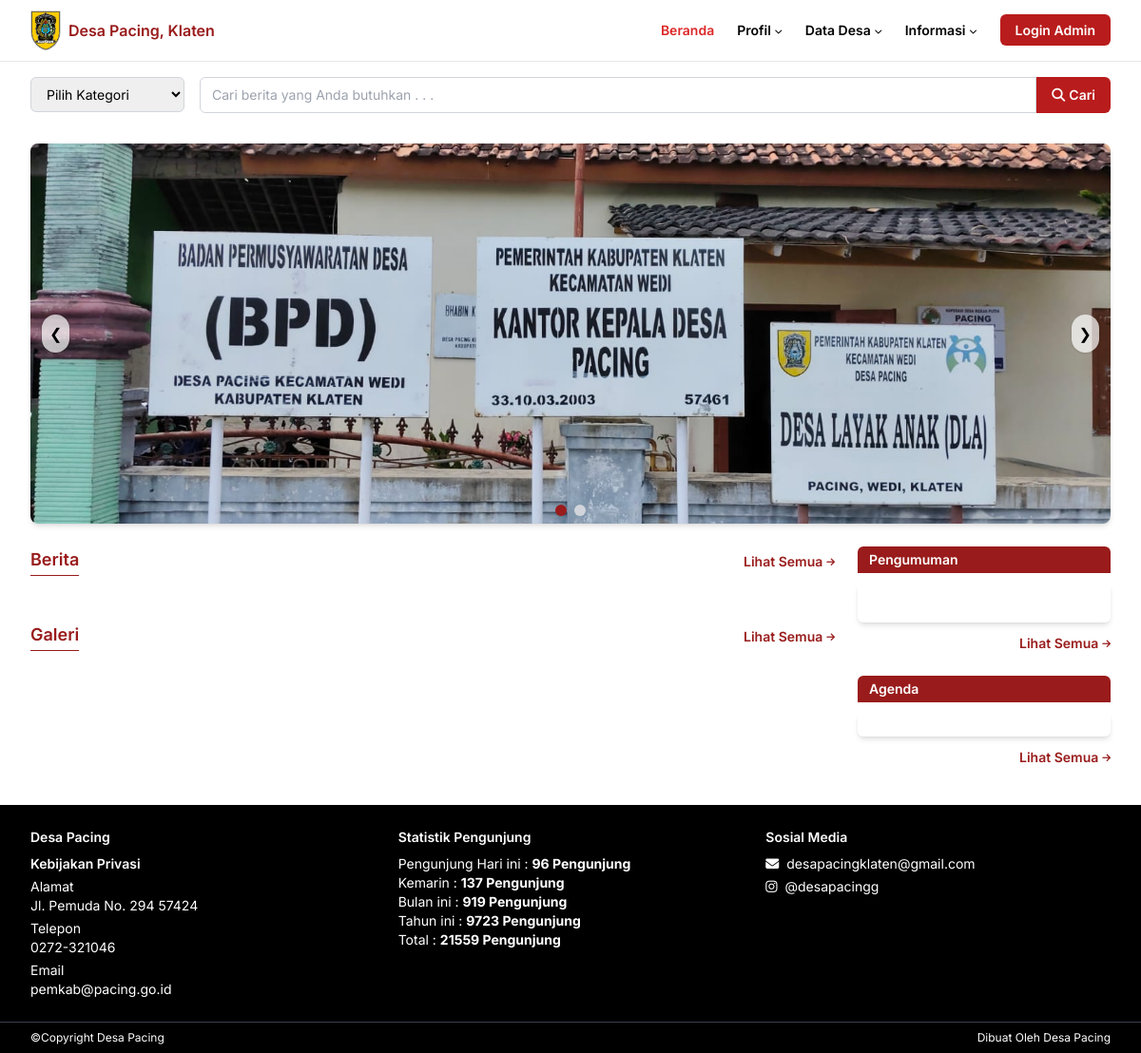
/, run on an earlier commit of the app's database.
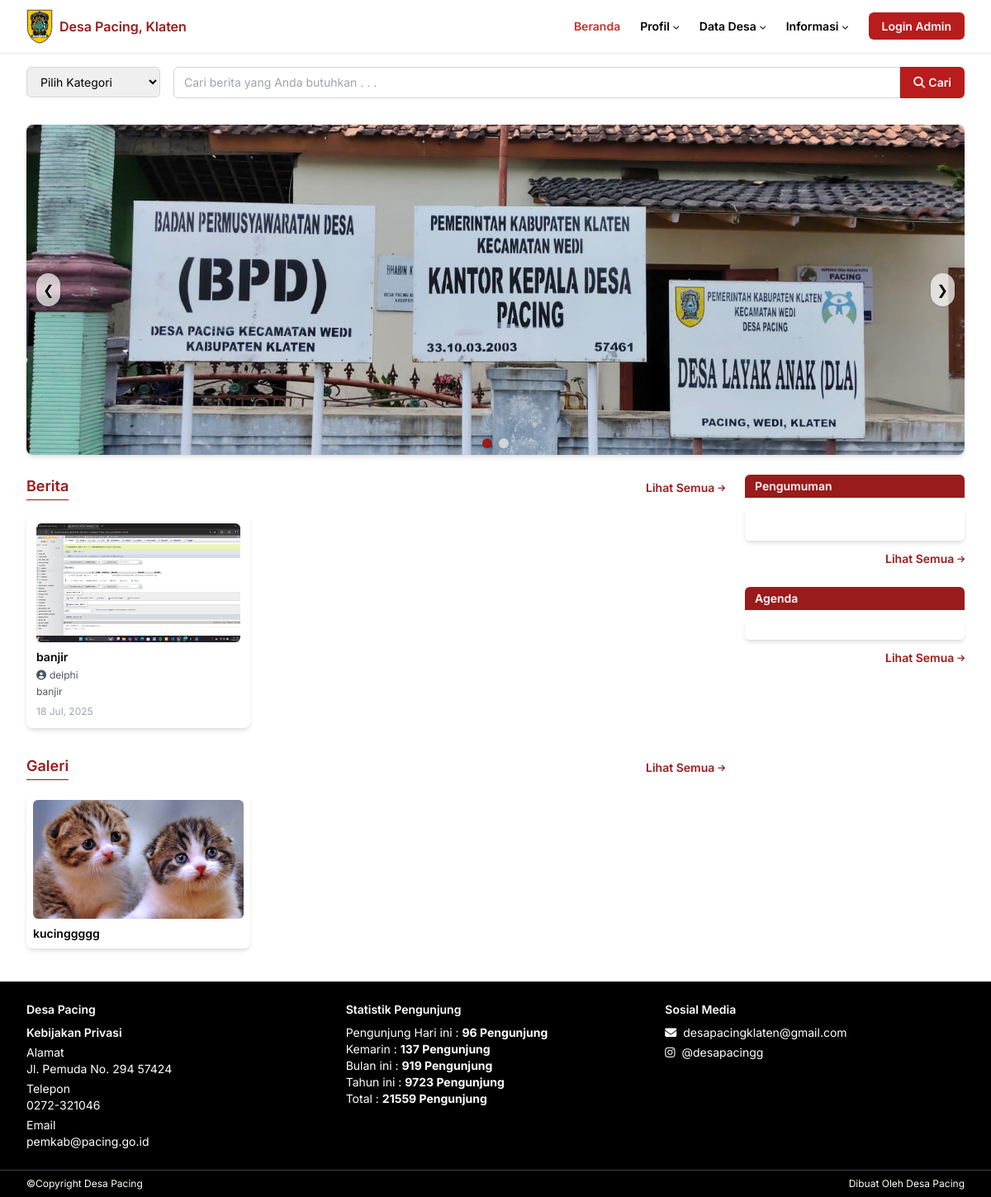
And on a later commit of the database.
### tables this page shows
CREATE TABLE `berita` (
  `id` int(11) NOT NULL,
  `judul` varchar(255) NOT NULL,
  `deskripsi` text NOT NULL,
  `gambar` varchar(255) DEFAULT NULL,
  `tanggal` datetime DEFAULT current_timestamp(),
  `penulis` varchar(100) DEFAULT 'Admin'
);

CREATE TABLE `galeri` (
  `id_galeri` int(11) NOT NULL,
  `judul` varchar(255) NOT NULL,
  `deskripsi` text NOT NULL,
  `gambar` varchar(255) DEFAULT NULL,
  `tanggal` datetime NOT NULL DEFAULT current_timestamp()
);

### index.php (the view, shortened to what the changed rows need)
<?php
include 'php/db.php';
$result = $konek->query("SELECT * FROM galeri ORDER BY tanggal DESC LIMIT 9");
$result2 = $konek->query("SELECT * FROM berita ORDER BY tanggal DESC LIMIT 9");
?>
<html class="scroll-smooth" lang="id">
  <head>
    <script src="https://cdn.tailwindcss.com"></script>
    <link
      href="https://cdnjs.cloudflare.com/ajax/libs/font-awesome/5.15.3/css/all.min.css"
      rel="stylesheet"
    />
    <link href="css/style.css" rel="stylesheet" />
  </head>
  <body class="bg-white text-black">
    <main
      class="max-w-[1280px] mx-auto px-4 sm:px-6 lg:px-8 mt-6 grid grid-cols-1 lg:grid-cols-4 gap-6"
    >
      <section class="lg:col-span-3 space-y-8">
        <section aria-labelledby="berita-title" class="space-y-4">
          <div class="flex justify-between items-center mb-2">
            <h2
              class="text-red-800 font-semibold text-base sm:text-lg border-b border-red-800 pb-0.5"
              id="berita-title"
            >
              Berita
            </h2>
          </div>
          <div class="grid grid-cols-1 sm:grid-cols-2 lg:grid-cols-3 gap-4">
            <?php while ($row = $result2->fetch_assoc()): ?>
              <a href="detail_berita.php?id=<?php echo $row['id']; ?>" class="block hover:shadow-lg transition">
                <article
                  aria-label="Berita 1"
                  class="bg-white rounded-lg shadow-md p-3 flex flex-col"
                >
                  <img
                    alt="<?php echo htmlspecialchars($row['judul']); ?>"
                    class="rounded-md mb-2 object-cover w-full h-40 sm:h-36"
                    height="200"
                    loading="lazy"
                    src="assets/<?php echo htmlspecialchars($row['gambar']); ?>"
                    width="400"
                  />
                  <h3 class="font-semibold text-xs sm:text-sm mb-1 leading-tight">
                    <?php echo htmlspecialchars($row['judul']); ?>
                  </h3>
                  <div
                    class="flex items-center text-gray-600 text-[10px] sm:text-xs mb-1 space-x-1"
                  >
                    <i class="fas fa-user-circle"> </i>
                    <span> <?php echo htmlspecialchars($row['penulis']); ?> </span>
                  </div>
                  <p
                    class="text-gray-600 text-[9px] sm:text-xs mb-2 line-clamp-3"
                  >
                    <?php echo htmlspecialchars(mb_strimwidth(strip_tags($row['deskripsi']), 0, 120, '...')); ?>
                  </p>
                  <time
                    class="text-gray-400 text-[9px] sm:text-xs"
                    datetime="2025-07-03"
                  >
                    <?php echo date('j M, Y', strtotime($row['tanggal'])); ?>
                  </time>
                </article>
            </a>
            <?php endwhile; ?>
          </div>
        </section>
        <section aria-labelledby="galeri-title" class="space-y-4">
          <div class="flex justify-between items-center mb-2">
            <h2
              class="text-red-800 font-semibold text-base sm:text-lg border-b border-red-800 pb-0.5"
              id="galeri-title"
            >
              Galeri
            </h2>
          </div>
          <div class="grid grid-cols-1 sm:grid-cols-3 gap-4">
            <?php while ($row = $result->fetch_assoc()): ?>
            <article
              onclick="openModal(
                '<?php echo htmlspecialchars($row['judul']); ?>',
                '<?php echo htmlspecialchars($row['deskripsi']); ?>',
                'assets/<?php echo htmlspecialchars($row['gambar']); ?>'
              )"
              class="bg-white rounded-lg shadow-md p-2 flex flex-col cursor-pointer hover:ring-2 hover:ring-red-500 transition-all"
            >
              <img
                alt="Kirab Gunungan"
                class="rounded-md mb-2 object-cover w-full h-36"
                src="assets/<?php echo htmlspecialchars($row['gambar']); ?>"
                loading="lazy"
              />
              <h3 class="font-semibold text-xs sm:text-sm leading-tight">
                <?php echo htmlspecialchars($row['judul']); ?>
              </h3>
            </article>
          <?php endwhile; ?>
          </div>
        </section>
      </section>
    </main>
  </body>
</html>

What changed in the data, as far as the page shows it:
added berita: gambar (picture), judul "banjir", penulis "delphi", deskripsi "banjir", tanggal "18 Jul, 2025"
added galeri: gambar (picture), judul "kucinggggg"
